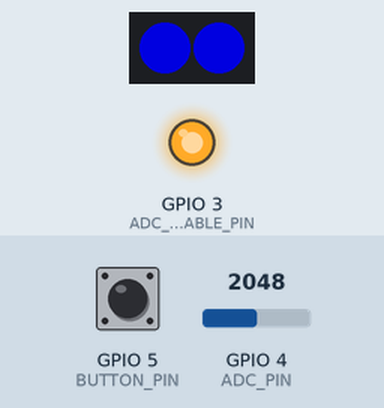
This program was run on a simulated ESP32-C3. On the bench: 2 RGB LEDs in strip order, left to right, output pins drawn as LEDs (lit = HIGH). Inputs (shaded band) come from the test bench; at power-on: GPIO 4 (ADC_PIN) = 2048, GPIO 5 (BUTTON_PIN) LOW (analog values on the 0–4095 scale). Dim RGB values are drawn brighter than linear. At 1.4 s the program puts the board to deep sleep or switches it off; the recording ends there.

Above: at 0.21 s.
Timing chart, 0 to 1.4 s (numbered marks = the images above):
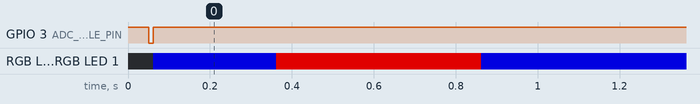

The program:

main.cpp
```cpp
#include <Arduino.h>
#include <WiFi.h>
#include <esp_now.h>
#include <FastLED.h>

// Picoclick C3 hardware definitions
#define ADC_ENABLE_PIN  3
#define APA102_SDI_PIN  7
#define APA102_CLK_PIN  6
#define ADC_PIN         4
#define BUTTON_PIN      5

#define FPC_IO_1        2
#define FPC_IO_2        8
#define FPC_IO_BTN      BUTTON_PIN

#define SDA_PIN         FPC_IO_1
#define SCL_PIN         FPC_IO_2

#define NUM_LEDS        2
CRGB leds[NUM_LEDS];


// ESPNOW packet structure. Can be modified but should be the same on the receivers side.
typedef struct struct_message {
    int id;
    uint8_t local_mac[6];
    int value;
    int battery_level;
    int single_tap_duration;
} struct_message;

typedef struct struct_message_recv {
    bool answer;
} struct_message_recv;

struct_message data;
struct_message_recv data_recv;

#define ESPNOW_ID 8888 // Random number
uint8_t receiver_address[] = {0x10, 0x91, 0xA8, 0x32, 0x7B, 0x70}; // Mac address of the receiver.
uint8_t local_address[] = {0x10, 0x91, 0xA8, 0x33, 0xD3, 0x9C}; // 10:91:A8:33:D3:9C

bool espnow_answer_received = false;

void on_data_recv(const uint8_t * mac, const uint8_t *incomingData, int len) {
  memcpy(&data_recv, incomingData, sizeof(data_recv));
  espnow_answer_received = true;
}


float get_battery_voltage(){
  digitalWrite(ADC_ENABLE_PIN, LOW);
  delayMicroseconds(10);
  int sum = 0;
  for(int i=0; i<100; i++){
    sum = sum + analogRead(ADC_PIN);
  }
  float result = sum/100.0;
  digitalWrite(ADC_ENABLE_PIN, HIGH);
  return float(result) * (1.42) - 50;
}


void setup(){
  pinMode(BUTTON_PIN, INPUT);
  pinMode(ADC_ENABLE_PIN, OUTPUT);
  pinMode(ADC_PIN, INPUT);
  analogReadResolution(12);

  digitalWrite(ADC_ENABLE_PIN, HIGH);

  btStop();

  WiFi.mode(WIFI_STA);

  FastLED.addLeds<APA102, APA102_SDI_PIN, APA102_CLK_PIN, BGR>(leds, NUM_LEDS).setCorrection(TypicalLEDStrip);
  FastLED.setBrightness(160);
  delay(50);

  if(esp_now_init() != ESP_OK) {
    printf("Error initializing ESP-NOW\r\n");
    return;
  }

  leds[0] = CRGB::Blue;
  leds[1] = CRGB::Blue;
  FastLED.show();

  esp_now_peer_info_t peerInfo;

  memcpy(peerInfo.peer_addr, receiver_address, 6);
  peerInfo.channel = 0;
  peerInfo.encrypt = false;

  if(esp_now_add_peer(&peerInfo) != ESP_OK){
    printf("Failed to add peer\r\n");
    return;
  }

  esp_now_register_recv_cb(on_data_recv);

  // Fill ESPNOW struct with values.
  data.id = ESPNOW_ID;
  memcpy(data.local_mac, local_address, 6);
  data.value = 1;
  data.battery_level = int(get_battery_voltage());
  data.single_tap_duration = 1000;

  esp_now_send(receiver_address, (uint8_t *) &data, sizeof(data));

  // wait on espnow answer
  unsigned long t_wait_answer_start = millis();
  while(!espnow_answer_received && millis() <= t_wait_answer_start + 300){
    delayMicroseconds(1);
  }

  // This will reduce power consumption.
  WiFi.mode(WIFI_OFF);
  setCpuFrequencyMhz(10);

  CRGB col = espnow_answer_received ? CRGB::Green : CRGB::Red;
  leds[0] = col;
  leds[1] = col;
  FastLED.show();
  delay(500);

  int counter = 0;
  while(digitalRead(BUTTON_PIN) == 1){
    leds[0] = counter % 2 == 0 ? CRGB::Blue : CRGB::Black;
    leds[1] = (counter+1) % 2 == 0 ? CRGB::Blue : CRGB::Black;
    FastLED.show();
    delay(50);
    counter++;
  }

  leds[0] = CRGB::Blue;
  leds[1] = CRGB::Blue;
  FastLED.show();
  delay(500);

  // Add a loop which will wait as long as the button is pressed before entering deepsleep.
  // Once in deepsleep the USB console is not available anymore.
  esp_deep_sleep_start();
}

void loop() {

}
```

Measured:
- by itself, GPIO 3 (ADC_ENABLE_PIN): LOW → HIGH at 0.00 s, → LOW 0.05 s later, → HIGH 0.01 s later
- by itself, RGB LED 0, RGB LED 1: off → RGB(0, 0, 160) at 0.06 s, → RGB(160, 0, 0) 0.30 s later, → RGB(0, 0, 160) 0.50 s later
